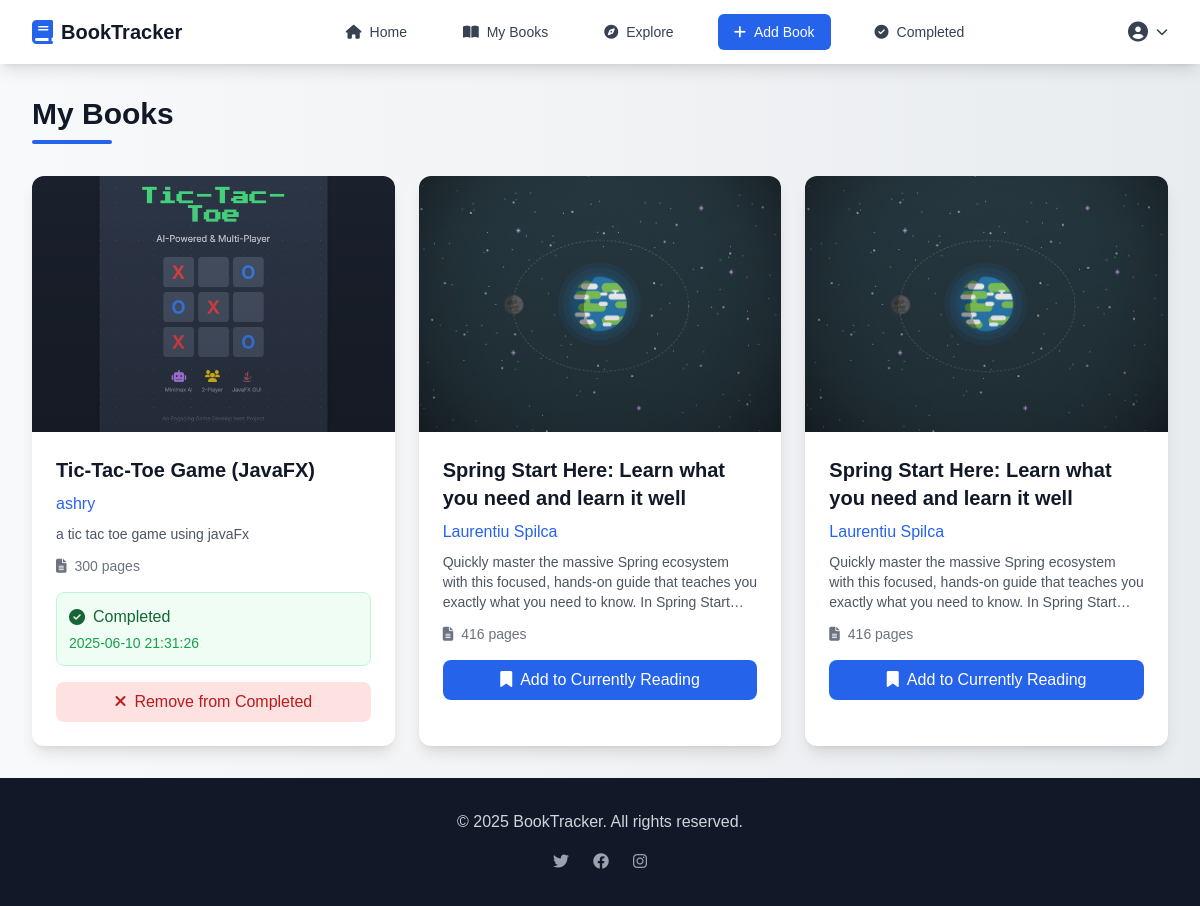
The page /MyBooks (signed in) on the database its author committed.
### web/models.py (models this page shows, shortened)
class book(db.Model):
    id = db.Column(db.Integer, primary_key=True)
    title = db.Column(db.String(150), nullable=False)
    author = db.Column(db.String(150), nullable=False)
    description = db.Column(db.String(500))
    cover_image_url = db.Column(db.String(500))
    pages_number = db.Column(db.Integer, nullable=False)
    user_id = db.Column(db.Integer, db.ForeignKey('user.id'))
    owner = db.relationship('User', back_populates='books')
    reader_users = db.relationship(
        'User',
        secondary=currently_reading,
        back_populates='currently_reading_books'
    )
    completed_by_users = db.relationship(
        'User',
        secondary=completed_books,
        back_populates='completed_books'
    )

### web/views.py (the view)
@views.route('/MyBooks', methods=["GET", "POST"])
def MyBooks():
    if session.get("user_id"):
        user_id = session["user_id"]
        books = book.query.filter_by(user_id=user_id).all()
        current_reading_books = [
            entry.book_id for entry in db.session.query(currently_reading).filter_by(user_id=user_id).all()
            ]
        local_completed_books = {
            entry.book_id: entry.completion_date for entry in db.session.query(completed_books).filter_by(user_id=user_id).all()
            }
        return render_template(
            "container.html",
            books=books,
            title="My Books",
            current_reading_books=current_reading_books,
            local_completed_books=local_completed_books,
            user_id=user_id
            )
    else:
        return redirect(url_for('auth.login'))

### web/templates/container.html (shortened to what this page needs)
{% extends 'home.html' %}
{% block container %}
<div class="mb-8">
  <h1 class="text-3xl font-bold text-gray-900 mb-2">{{title}}</h1>
  <div class="h-1 w-20 bg-gradient-to-r from-primary-600 to-blue-600 rounded"></div>
</div>
<div class="grid grid-cols-1 md:grid-cols-2 lg:grid-cols-3 xl:grid-cols-4 gap-6">
  {% for book in books %}
  <div class="bg-white rounded-xl shadow-lg overflow-hidden hover:shadow-xl transition-shadow duration-300">
    {% if book.user_id == user_id and title == "My Books" %}
    <div class="absolute top-2 right-2 z-10 flex space-x-2">
      <form action="{{ url_for('views.update_book', book_id=book.id) }}" method="get" class="inline">
        <button type="submit" class="p-2 bg-amber-500 text-white rounded-full hover:bg-amber-600 transition-colors shadow-lg">
        </button>
      </form>
      <form action="{{ url_for('views.delete_book', book_id=book.id) }}" method="post" class="inline" onsubmit="return confirm('Are you sure you want to delete this book?')">
        <button type="submit" class="p-2 bg-red-500 text-white rounded-full hover:bg-red-600 transition-colors shadow-lg">
        </button>
      </form>
    </div>
    {% endif %}
    <div class="relative">
      <img src="{{url_for('static', filename=book.cover_image_url)}}" alt="{{book.title}} Cover" class="w-full h-64 object-cover">
      <div class="absolute inset-0 bg-gradient-to-t from-black/20 to-transparent"></div>
    </div>
    <div class="p-6">
      <h3 class="text-xl font-bold text-gray-900 mb-2 line-clamp-2">{{ book.title }}</h3>
      <p class="text-primary-600 font-medium mb-2">{{ book.author }}</p>
      <p class="text-gray-600 text-sm mb-3 line-clamp-3">{{ book.description }}</p>
      <div class="flex items-center text-sm text-gray-500 mb-4">
        <i class="fas fa-file-alt mr-2"></i>
        <span>{{book.pages_number}} pages</span>
      </div>
      {% if book.id in local_completed_books %}
      <div class="bg-green-50 border border-green-200 rounded-lg p-3 mb-4">
        <div class="flex items-center text-green-800">
          <i class="fas fa-check-circle mr-2"></i>
          <span class="font-medium">Completed</span>
        </div>
        <p class="text-green-600 text-sm mt-1">{{local_completed_books[book.id]}}</p>
      </div>
      <form action="{{ url_for('views.delete_completed_book', book_id=book.id)}}" method="post">
        <button type="submit" class="w-full px-4 py-2 bg-red-100 text-red-700 rounded-lg hover:bg-red-200 transition-colors font-medium">
          <i class="fas fa-times mr-2"></i>Remove from Completed
        </button>
      </form>
      {% else %}
      <form action="{{ url_for('views.update_currently_reading', book_id=book.id) }}" method="post">
        {% if book.id in current_reading_books %}
        <button type="submit" class="w-full px-4 py-2 bg-red-100 text-red-700 rounded-lg hover:bg-red-200 transition-colors font-medium">
          <i class="fas fa-bookmark mr-2"></i>Remove from Currently Reading
        </button>
        {% else %}
        <button type="submit" class="w-full px-4 py-2 bg-primary-600 text-white rounded-lg hover:bg-primary-700 transition-colors font-medium">
          <i class="fas fa-bookmark mr-2"></i>Add to Currently Reading
        </button>
        {% endif %}
      </form>
      {% endif %}
    </div>
  </div>
  {% endfor %}
</div>
{% endblock %}

### web/static/css/style.css (style rules this page uses)
body { font-family: "Hanken Grotesk", sans-serif; background: linear-gradient(to right, #f8f9fa, #e9ecef); color: #343a40; min-height: 100vh; display: flex; flex-direction: column; }

### rows shown on the page
book: cover_image_url (picture), title "Tic-Tac-Toe Game (JavaFX)", author "ashry", description "a tic tac toe game using javaFx", pages_number "300", id "2025-06-10 21:31:26"
book: cover_image_url (picture), title "Spring Start Here: Learn what you need and learn it well", author "Laurentiu Spilca", description "Quickly master the massive Spring ecosystem with this focused, hands-on guide that teaches you exactly what you need to know. In Spring…", pages_number "416", shows "Add to Currently Reading"
book: cover_image_url (picture), title "Spring Start Here: Learn what you need and learn it well", author "Laurentiu Spilca", description "Quickly master the massive Spring ecosystem with this focused, hands-on guide that teaches you exactly what you need to know. In Spring…", pages_number "416", shows "Add to Currently Reading"

### other values the page prints
{{ title }} "My Books"
